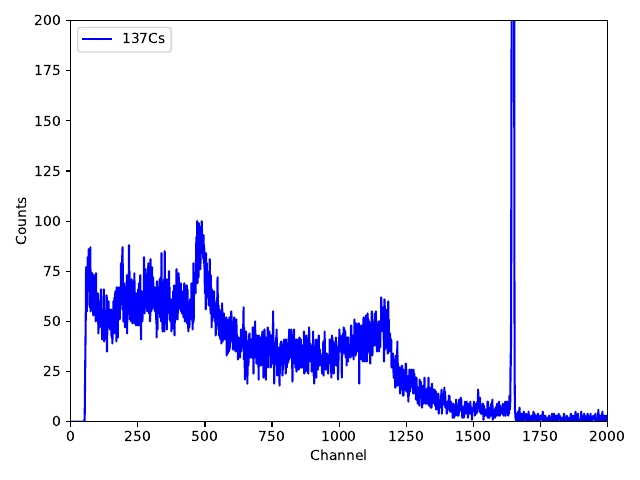

Python code for this plot:
import matplotlib.pyplot as plt
import numpy as np

y = np.genfromtxt('mess2.txt', unpack=True)
x = np.arange(0, 8192)

plt.plot(x, y, 'b-', label='137Cs')
plt.xlabel(r'Channel')
plt.ylabel(r'Counts')
plt.legend(loc='best')
plt.xlim(0, 2000)
plt.ylim(0, 200)

plt.tight_layout()
plt.savefig('plot21.pdf')